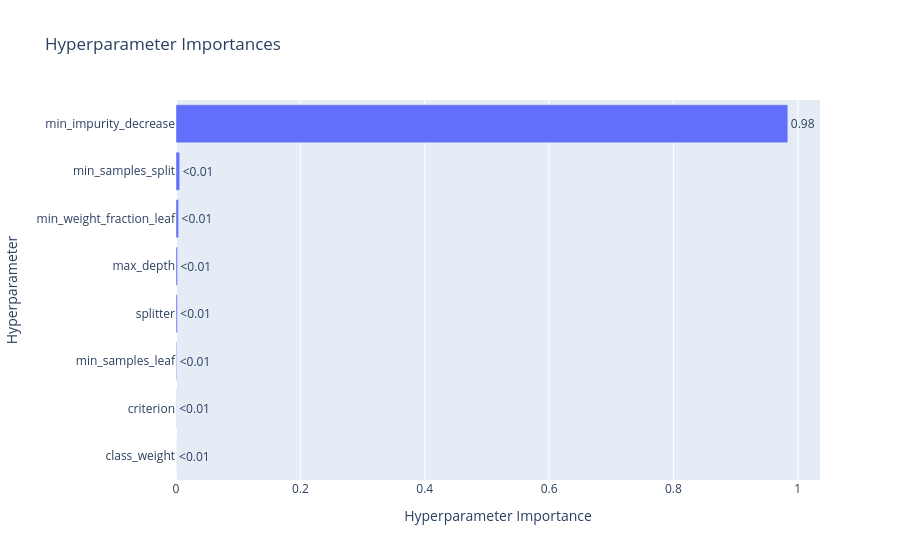

Write notebook code for a chart like this one.
### Code cell
if __name__ == "__main__":
    start_time = datetime.now()
    
    # set data
    model_id = "model_1"
    model_category = "binary_tree"
    
    # load data
    X_data = pd.read_csv(f"data/X_train_{model_id}.csv", keep_default_na=False)
    y_data = pd.read_csv(f"data/y_train_{model_id}.csv", keep_default_na=False).values.ravel()

    # run 100 trails
    study = optuna.create_study(direction="maximize", study_name=f"{model_id}_tuning", sampler=optuna.samplers.TPESampler(seed=2020))
    study.optimize(lambda trial: objective(trial, X_data, y_data), n_trials=100, n_jobs=-1)
    # save as fig
    fig = optuna.visualization.plot_param_importances(study)
    fig.show()
    save_path = f"figures/{model_id}_{model_category}_param_importance.png"
    fig.write_image(save_path)
    print(f"Time: {datetime.now() - start_time}")

### Figure 1 — Plotly figure (JSON) as saved in the notebook; plotly's stock layout.template omitted (floating-point values rounded to 4 significant figures)
{"data": [{"cliponaxis": false, "hovertemplate": ["class_weight (CategoricalDistribution): 5.535766402699925e-05<extra></extra>", "criterion (CategoricalDistribution): 0.0003588752472923377<extra></extra>", "min_samples_leaf (IntDistribution): 0.0010605062390345857<extra></extra>", "splitter (CategoricalDistribution): 0.0020711693374005765<extra></extra>", "max_depth (IntDistribution): 0.0024058447351993336<extra></extra>", "min_weight_fraction_leaf (FloatDistribution): 0.004172536301312916<extra></extra>", "min_samples_split (IntDistribution): 0.0059644566659345765<extra></extra>", "min_impurity_decrease (FloatDistribution): 0.9839112538097987<extra></extra>"], "name": "Objective Value", "orientation": "h", "text": ["<0.01", "<0.01", "<0.01", "<0.01", "<0.01", "<0.01", "<0.01", "0.98"], "textposition": "outside", "type": "bar", "x": [5.536e-05, 0.0003589, 0.001061, 0.002071, 0.002406, 0.004173, 0.005964, 0.9839], "y": ["class_weight", "criterion", "min_samples_leaf", "splitter", "max_depth", "min_weight_fraction_leaf", "min_samples_split", "min_impurity_decrease"]}], "layout": {"title": {"text": "Hyperparameter Importances"}, "xaxis": {"title": {"text": "Hyperparameter Importance"}}, "yaxis": {"title": {"text": "Hyperparameter"}}}}
